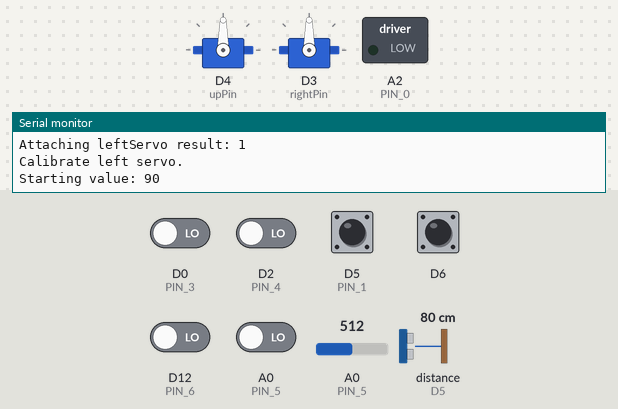
A sketch run on a simulated Arduino Zero (SAMD21). On the bench: 2 × servo, switched loads named in the sketch (green lamp = pin HIGH), the last lines printed to the serial monitor. Inputs (shaded band) come from the test bench; at power-on: D5 (PIN_1), D6 HIGH, A0 (PIN_5), D0 (PIN_3), D2 (PIN_4), D12 (PIN_6) LOW, A0 (PIN_5) = 512, distance to the obstacle (sensor on D5) 80 cm. The echo pulse lasts 58.3 µs per cm.

Above: at 0.8 s.
0.9 s: D5 (PIN_1) pulled LOW for 3.2 s
At 4.9 s:
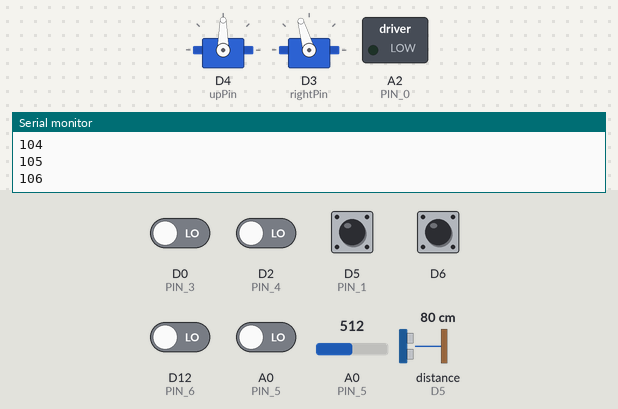
5.6 s: D5 (PIN_1) pulled LOW for 3.2 s
At 9.7 s:
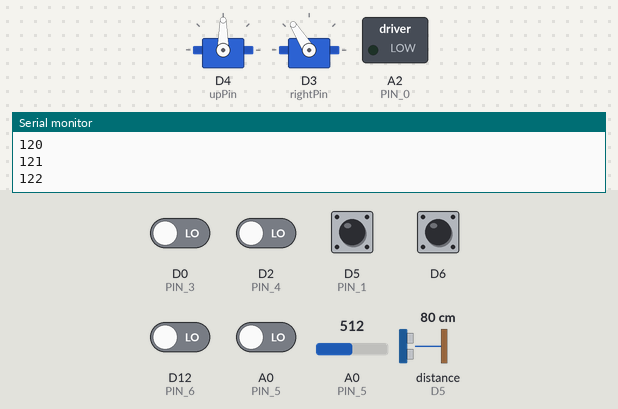
10.3 s: D6 pulled LOW for 1 s
At 10.6 s:
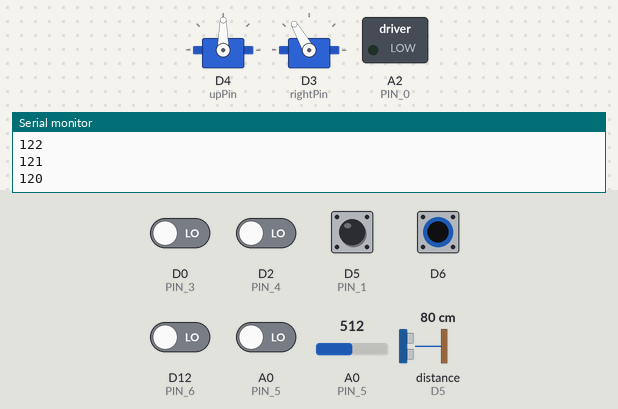
12.8 s: D5 (PIN_1) pulled LOW for 1 s
At 13.1 s:
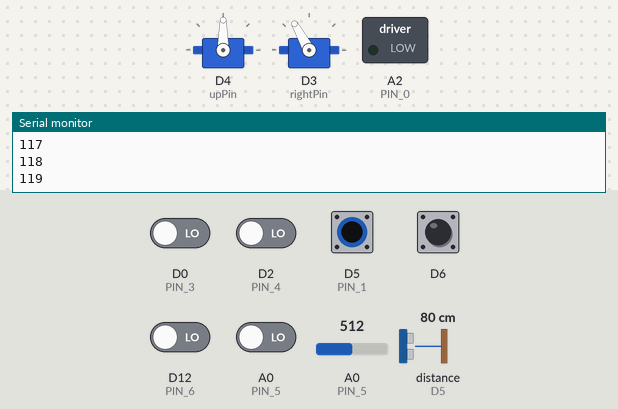
15.3 s: D6 pulled LOW for 3.2 s
At 19.5 s:
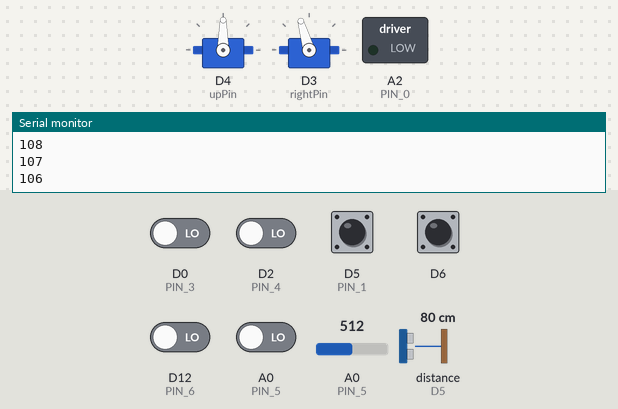
20.0 s: D5 (PIN_1) driven LOW and D6 driven LOW
At 21.6 s:
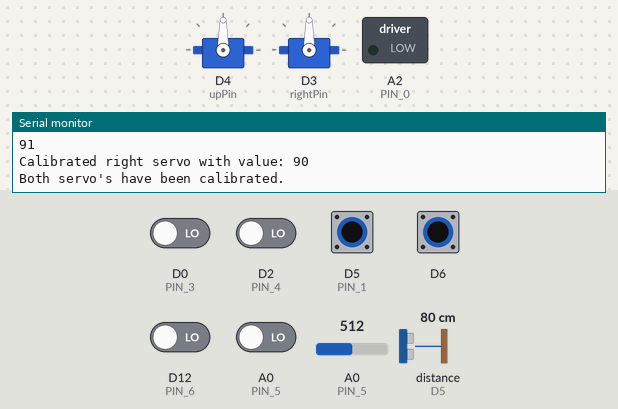
Timing chart, 0 to 23.1 s (numbered marks = the images above; inputs shaded):
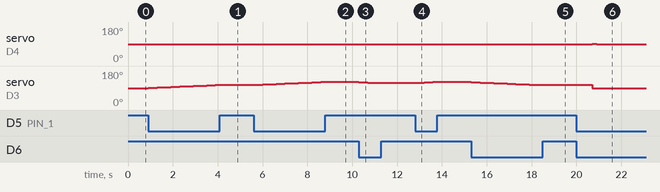

Measured:
- after the input at 0.9 s, servo on D3 (rightPin): moves from 90° to 106° over 3.0 s, starting at once
- after the input at 5.6 s, servo on D3 (rightPin): moves from 106° to 122° over 3.0 s, starting at once
- after the input at 10.3 s, servo on D3 (rightPin): moves from 122° to 117° over 0.80 s, starting at once
- after the input at 12.8 s, servo on D3 (rightPin): moves from 117° to 122° over 0.80 s, starting at once
- after the input at 15.3 s, servo on D3 (rightPin): moves from 122° to 106° over 3.0 s, starting at once
- after the input at 20.0 s, servo on D4 (upPin): 90° → 91° after 0.70 s, → 90° 0.20 s later; servo on D3 (rightPin): 106° → 107° at once, → 106° 0.20 s later, → 90° 0.50 s later

The sketch:

main.ino
```cpp
#include "drive.h"
#include "sensors.h"

#define PIN_0 16
#define PIN_1 5
#define PIN_2 4
#define PIN_3 0
#define PIN_4 2
#define PIN_5 14
#define PIN_6 12
#define PIN_7 13
#define PIN_8 15

Drive drive(3, 4, 5, 6);
Sensors sensors;

void setup() {
    Serial.begin(9600);

    pinMode(PIN_0, OUTPUT);
    pinMode(PIN_1, INPUT);

    pinMode(PIN_3, INPUT);
    pinMode(PIN_4, INPUT);
    pinMode(PIN_5, INPUT);
    pinMode(PIN_6, INPUT);

    drive.setup();
    drive.calibrateServos();

    sensors.setup();
}

void loop() {
    sensors.colorUpdate();
    sensors.ultraSonicUpdate();
    sensors.lineTrackerUpdate();
}
```

drive.cpp
```cpp
/*
  Drive.cpp - Library for using the servo's on the Parallax
  Created by Jort Stuyt, January 12, 2018.
  Released into the public domain.
*/

#include "drive.h"

Servo leftServo;
Servo rightServo;

Drive::Drive(int leftPin, int rightPin, int upPin, int downPin){
  this->leftPin = leftPin;
  this->rightPin = rightPin;
  this->upPin = upPin;
  this->downPin = downPin;
}

void Drive::setup(){
  Serial.println("Setting up Drive...");
  Serial.print("Attaching rightServo result: "); Serial.println(rightServo.attach(rightPin));
  Serial.print("Attaching leftServo result: "); Serial.println(leftServo.attach(leftPin));
  pinMode(upPin, INPUT_PULLUP);
  pinMode(downPin, INPUT_PULLUP);
}

void Drive::drive(Direction direction, int speedLevel){
  Serial.println("Driving...");
  if(direction == north){
    rotateWheel(leftWheel, true, speedLevel);
    rotateWheel(rightWheel, true, speedLevel);
  }
  else if(direction == south){
    rotateWheel(leftWheel, false, speedLevel);
    rotateWheel(rightWheel, false, speedLevel);
  }
  else if(direction == east){
    rotateWheel(leftWheel, true, speedLevel);
    rotateWheel(rightWheel, false, speedLevel);
  }
  else if(direction == west){
    rotateWheel(leftWheel, false, speedLevel);
    rotateWheel(rightWheel, true, speedLevel);
  }
}

void Drive::stopDriving(){
  disableWheel(all);
}

void Drive::rotateWheel(Wheel wheel, boolean moveClockwise, int speedLevel){
  if(wheel == leftWheel){
    if(!leftServo.attached()){
      leftServo.attach(leftPin);
    }

    if(moveClockwise){
      leftServo.write(leftZeroValue + speedLevel);
    }
    else{
      leftServo.write(leftZeroValue - speedLevel);
    }
    Serial.print("Rotating leftServo with value "); Serial.print(leftZeroValue); Serial.print(" with speedLevel "); Serial.println(speedLevel);
  }
  else if(wheel == rightWheel){
    rightServo.attach(rightPin);
    if(moveClockwise){
      rightServo.write(rightZeroValue - speedLevel);
    }
    else{
      rightServo.write(rightZeroValue + speedLevel);
    }
    Serial.print("Rotating rightServo with value "); Serial.print(rightZeroValue); Serial.print(" with speedLevel "); Serial.println(speedLevel);
  }
  else if(wheel == all){
    rotateWheel(leftWheel, moveClockwise, speedLevel);
    rotateWheel(rightWheel, moveClockwise, speedLevel);
  }
}

void Drive::calibrateServos(){
  Serial.println();
  calibrateLeftServo();
  Serial.println();
  delay(500);
  calibrateRightServo();
  Serial.println("Both servo's have been calibrated.");
  Serial.println();
}


void Drive::disableWheel(Wheel wheel){
  if(wheel == leftWheel){
    leftServo.detach();
  }
  else if(wheel == rightWheel){
    rightServo.detach();
  }
  else if(wheel == all){
    disableWheel(leftWheel);
    disableWheel(rightWheel);
  }
}

void Drive::calibrateLeftServo(){
  leftServo.write(leftZeroValue);

  Serial.println("Calibrate left servo.");
  Serial.print("Starting value: "); Serial.println(leftZeroValue);

  while(true){
    if(upButton()){
      leftServo.write(++leftZeroValue);
      Serial.println(leftZeroValue);
      delay(200);
      if(bothButtons()){
        leftServo.write(--leftZeroValue);
        break;
      }
    }
    else if(downButton()){
      leftServo.write(--leftZeroValue);
      Serial.println(leftZeroValue);
      delay(200);
      if(bothButtons()){
        leftServo.write(++leftZeroValue);
        break;
      }
    }
  }

  Serial.print("Calibrated left servo with value: "); Serial.println(leftZeroValue);
}

void Drive::calibrateRightServo(){
  leftServo.write(rightZeroValue);

  Serial.println("Calibrate right servo.");
  Serial.print("Starting value: "); Serial.println(rightZeroValue);

  while(true){
    if(upButton()){
      rightServo.write(++rightZeroValue);
      Serial.println(rightZeroValue);
      delay(200);
      if(bothButtons()){
        rightServo.write(--rightZeroValue);
        break;
      }
    }
    else if(downButton()){
      rightServo.write(--rightZeroValue);
      Serial.println(rightZeroValue);
      delay(200);
      if(bothButtons()){
        rightServo.write(++rightZeroValue);
        break;
      }
    }
  }

  Serial.print("Calibrated right servo with value: "); Serial.println(rightZeroValue);
}

boolean Drive::upButton(){
  return digitalRead(upPin) == LOW;
}

boolean Drive::downButton(){
  return digitalRead(downPin) == LOW;
}

boolean Drive::bothButtons(){
  return downButton() && upButton();
}
```

drive.h
```cpp
/*
  Drive.h - Library for using the servo's on the Parallax
  Created by Jort Stuyt, January 12, 2018.
  Released into the public domain.
*/

#ifndef drive_h
#define drive_h

#include "Arduino.h"
#include <Servo.h>

class Drive
{
  public:
    Drive(int leftPin, int rightPin, int upPin, int downPin);
    void setup();

    enum Wheel{
      leftWheel, rightWheel, all
    };

    enum Direction{
      north, east, south, west
    };

    void drive(Direction direction, int speedLevel);
    void stopDriving();
    void rotateWheel(Wheel wheel, boolean moveClockwise, int speedLevel);
    void disableWheel(Wheel wheel);
    void disableWheels();
    void calibrateLeftServo();
    void calibrateRightServo();
    void calibrateServos();
    boolean upButton();
    boolean downButton();
    boolean bothButtons();

  private:
    int leftZeroValue = 90;
    int rightZeroValue = 90;
    int leftPin = 2;
    int rightPin = 3;
    int upPin = 4;
    int downPin = 5;

};

#endif
```

sensors.cpp
```cpp
#include "sensors.h"

Sensors::Sensors() {
}

void Sensors::setup() {
    pinMode(PIN_0, OUTPUT);
    pinMode(PIN_1, INPUT);

    pinMode(PIN_3, INPUT);
    pinMode(PIN_4, INPUT);
    pinMode(PIN_5, INPUT);
    pinMode(PIN_6, INPUT);
}

void Sensors::colorUpdate() {
    int tmp = analogRead(A0);

    if (tmp > this->cBlack[0] && tmp < this->cBlack[1]) {
        this->color = 0; // Black
    }
    else if (tmp > this->cRed[0] && tmp < this->cRed[1]) {
        this->color = 1; // Red
    }
    else if (tmp > this->cFloor[0] && tmp < this->cFloor[1]) {
        this->color = 2; // Floor
    }
}

void Sensors::ultraSonicUpdate() {
    // Clears the Trig pin
    digitalWrite(PIN_0, LOW);
    delayMicroseconds(2);

    // Sets the Trig pin on HIGH state for 10 microseconds
    digitalWrite(PIN_0, HIGH);
    delayMicroseconds(10);
    digitalWrite(PIN_0, LOW);

    // Reads the Echo pin, return the sound wave travel time in microseconds
    duration = pulseIn(PIN_1, HIGH);

    // Calculate the distance in cm
    distance = duration / 29 * 0.5;
}

void Sensors::lineTrackerUpdate() {
    irSensor[0] = digitalRead(PIN_3);
    irSensor[1] = digitalRead(PIN_4);
    irSensor[2] = digitalRead(PIN_5);
    irSensor[3] = digitalRead(PIN_6);
}

void Sensors::printColors(int colors[3]) {
    Serial.println("red: " + String(colors[0]) + ", green: " + String(colors[1]) + ", blue: " + String((int)colors[2]));
}

void Sensors::printColors(float colors[3]) {
    int tmp[3] = {(int)colors[0], (int)colors[1], (int)colors[2]};
    printColors(tmp);
}

int Sensors::getColor() {
    return this->color;
}

long Sensors::getDistance() {
    return this->distance;
}

char * Sensors::getIR() {
    return this->irSensor;
}
```

sensors.h
```cpp
#ifndef sensors_h
#define sensors_h

#include "Arduino.h"

#define PIN_0 16
#define PIN_1 5
#define PIN_2 4
#define PIN_3 0
#define PIN_4 2
#define PIN_5 14
#define PIN_6 12
#define PIN_7 13
#define PIN_8 15

class Sensors {
public:
    Sensors();
    void setup();

    void colorUpdate();
    void ultraSonicUpdate();
    void lineTrackerUpdate();
    void printColors(int colors[3]);
    void printColors(float colors[3]);

    int getColor();
    long getDistance();
    char * getIR();

private:
	int cBlack[2] = {0, 0};
	int cRed[2] = {0, 0};
	int cFloor[2] = {0, 0};
    int color;

	long duration;
	long distance;

	char irSensor[4];
};

#endif
```
